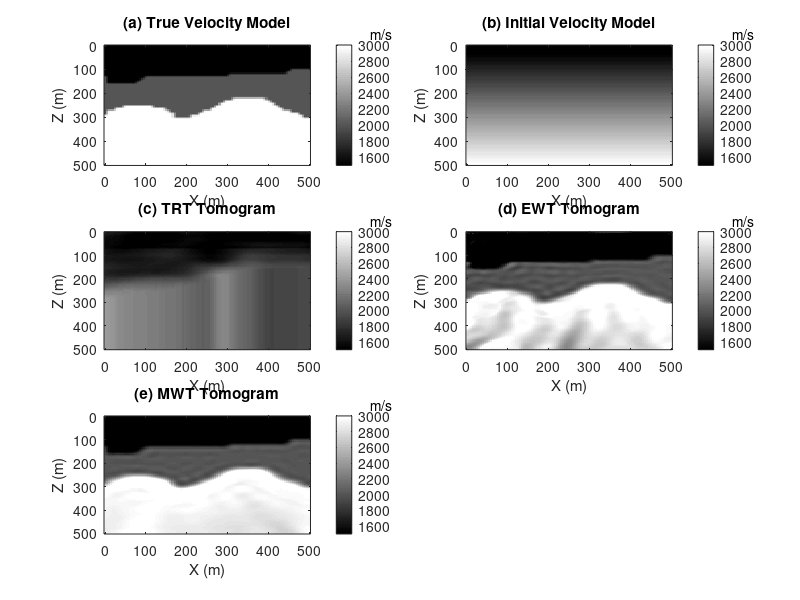

Source code (MATLAB):
clear;clc;

nx = 101;
nz = 101;
dx = 5;

x = (0:nx-1)*dx;
z = (0:nz-1)*dx;

% true velocity model
fid = fopen('vel_true.dat','r');
v = fread(fid,nx*nz,'float32');
fclose(fid);
vtrue = reshape(v, nz, nx);

% initial velocity model
fid = fopen('vel_grad.dat','r');
v = fread(fid,nx*nz,'float32');
fclose(fid);
vgrad = reshape(v, nz, nx);

nx = 501;

% traveltime tomogram
fid = fopen('vel_trt.dat','r');
v = fread(fid,nx*nz,'float32');
fclose(fid);
vtrt = reshape(v, nz, nx);
vtrt = vtrt(:,201:301);

% early-arrival waveform tomogram
fid = fopen('vel_ewt.dat','r');
v = fread(fid,nx*nz,'float32');
fclose(fid);
vewt = reshape(v, nz, nx);
vewt = vewt(:,201:301);

% multiscale waveform tomogram
fid = fopen('vel_mwt.dat','r');
v = fread(fid,nx*nz,'float32');
fclose(fid);
vmwt = reshape(v, nz, nx);
vmwt = vmwt(:,201:301);

colormap(gray)
left = 650;
top = -50;
subplot(321);imagesc(x,z,vtrue,[1500 3000]);xlabel('X (m)');ylabel('Z (m)');colorbar;
title('(a) True Velocity Model');text(left,top,'m/s');
subplot(322);imagesc(x,z,vgrad,[1500 3000]);xlabel('X (m)');ylabel('Z (m)');colorbar;
title('(b) Initial Velocity Model');text(left,top,'m/s');
subplot(323);imagesc(x,z,vtrt,[1500 3000]);xlabel('X (m)');ylabel('Z (m)');colorbar;
title('(c) TRT Tomogram');text(left,top,'m/s');
subplot(324);imagesc(x,z,vewt,[1500 3000]);xlabel('X (m)');ylabel('Z (m)');colorbar;
title('(d) EWT Tomogram');text(left,top,'m/s');
subplot(325);imagesc(x,z,vmwt,[1500 3000]);xlabel('X (m)');ylabel('Z (m)');colorbar;
title('(e) MWT Tomogram');text(left,top,'m/s');

print -dpng figure2.png

exit

